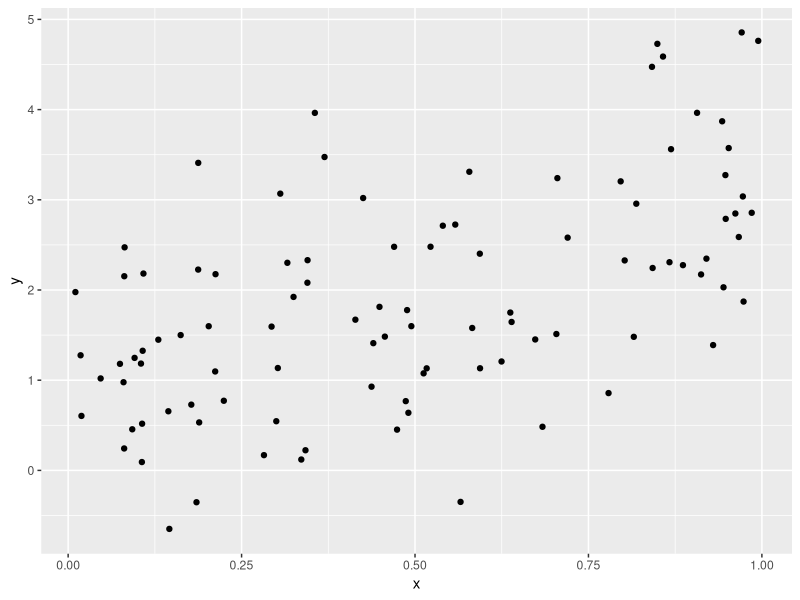

R code for this plot:
## ---- chunk 1
library(tidyverse)

plot_df = 
  tibble(
    x = runif(100),
    y = 1 + 2 * x + rnorm(100)
  )

plot_df |> 
  ggplot(aes(x = x, y = y)) +
  geom_point()
